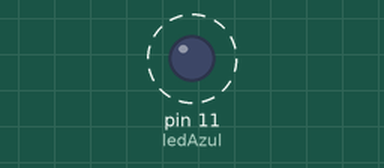
Simulated run of this sketch. Board: Arduino Uno, built with avr-gcc and run on an emulated ATmega328P. Parts: output pins drawn as LEDs (lit = HIGH). Dashed ring = blinking.

Above: at 0.6 s.
Timing chart, 0 to 3.0 s (numbered marks = the images above):
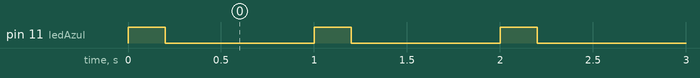

The sketch:

2_Codigo_Morse_declaracion_de_variables.ino
```cpp
int dot = 100;
int dash = 300;
int ledAzul = 11;

void setup() {
  // put your setup code here, to run once:
  pinMode(ledAzul, OUTPUT);
}

void loop() {
  // put your main code here, to run repeatedly:
  digitalWrite(ledAzul, HIGH);
  delay(dot);
  digitalWrite(ledAzul, HIGH);
  delay(dot);

  digitalWrite(ledAzul, LOW);
  delay(dash);
  digitalWrite(ledAzul, LOW);
  delay(dash);

  digitalWrite(ledAzul, LOW);
  delay(dot);
  digitalWrite(ledAzul, LOW);
  delay(dot);

}
```

Measured:
- by itself, pin 11 (ledAzul): alternates HIGH for 0.20 s and LOW for 0.80 s
